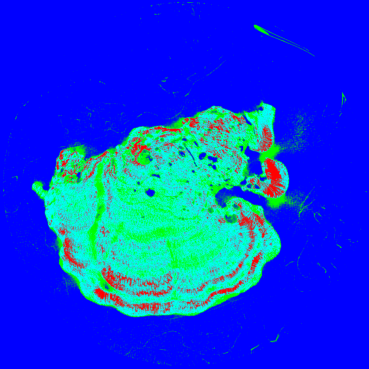

Write Python code to recreate this figure.
import matplotlib.pyplot as plt
import numpy as np
import cv2
from skimage import exposure
from skimage.segmentation import random_walker
from scipy import ndimage as nd
import itertools

#load denosied image
image = cv2.imread('image_denoised.jpg')
image = cv2.cvtColor(image, cv2.COLOR_BGR2GRAY)
cv2.namedWindow('image', cv2.WINDOW_NORMAL)
cv2.resizeWindow('image', 600,600)
cv2.imshow('image', image)

# #extend the image histogram by equalising
# eq_img = exposure.equalize_adapthist(image)

# #make markers
# markers = np.zeros(image.shape, dtype=np.uint)
# markers[(eq_img > 0.1) & (eq_img < 0.4)] = 1
# markers[(eq_img > 0.4) & (eq_img < 0.8)] = 2
# markers[(eq_img > 0.8) & (eq_img < 1  )] = 3
# plt.figure()
# plt.imshow(markers)
# plt.show()
# # Run random walker algorithm using sklearn package
# labels = random_walker(eq_img, markers, beta=10, mode='bf')

# segm1 = (labels == 1)
# segm2 = (labels == 2)
# segm3 = (labels == 3)
# all_segments = np.zeros((eq_img.shape[0], eq_img.shape[1], 3))
# all_segments[segm1] = (1,0,0)
# all_segments[segm2] = (0,1,0)
# all_segments[segm3] = (0,0,1)

# segm1_closed = nd.binary_closing(segm1, np.ones((3,3)))
# segm2_closed = nd.binary_closing(segm2, np.ones((3,3)))
# segm3_closed = nd.binary_closing(segm3, np.ones((3,3)))

# all_segments_cleaned = np.zeros((eq_img.shape[0], eq_img.shape[1], 3)) 

# all_segments_cleaned[segm1_closed] = (1,0,0)
# all_segments_cleaned[segm2_closed] = (0,1,0)
# all_segments_cleaned[segm3_closed] = (0,0,1)

# plt.imshow(all_segments_cleaned) 
# plt.show()


#define a function for random_walker algorithm
def randwalk_seg(x):
    #extend the image histogram by equalising
    eq_img = exposure.equalize_adapthist(image)
    #initialise segmentations size
    segdic = {}
    
    all_segments = np.zeros((image.shape[0],image.shape[1] ,3))
    markers = np.zeros(image.shape, dtype=np.uint)
    #initialise colors with combination of R,G,B
    colors = list(itertools.product([0, 1], repeat=3))
    for i in range(x):
        markers[(eq_img >= 1/x*i) & (eq_img < 1/x*i + 1/x)] = i + 1
    labels = random_walker(eq_img, markers, beta=10, mode='bf')
    for i in range(x):
        segdic['seg{}'.format(i)] = (labels == i+1)
        all_segments[segdic['seg{}'.format(i)]] = colors[i+1]
    plt.figure()
    plt.imshow(all_segments)
    plt.axis('off')
    plt.savefig("random_walker.png",bbox_inches='tight',pad_inches=0.0)
    plt.show()
    
    

randwalk_seg(4)

